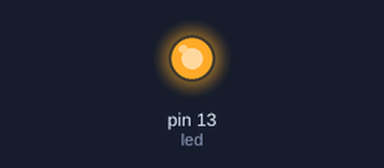
Recording of a sketch running on a simulated Arduino Uno, built with avr-gcc and run on an emulated ATmega328P. Shown: output pins drawn as LEDs (lit = HIGH).

Above: at 0.2 s.
At 24.0 s:
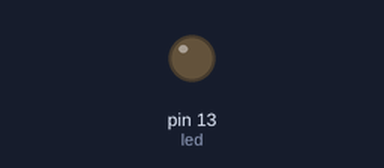
Timing chart, 0 to 32.5 s (numbered marks = the images above):
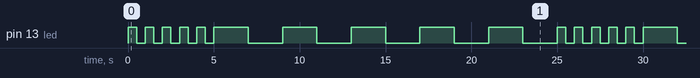

The sketch:

Alt_BLINK.ino
```cpp
int led = 13;
int i=0;

void setup() {
  pinMode(led, OUTPUT);
}

void loop()
{
  for (i=1;i<=5;i++)
  {
  digitalWrite(led, HIGH);
  delay(500);
  digitalWrite(led, LOW);
  delay(500);
  }
  for (i=1;i<=5;i++)
  {
  digitalWrite(led, HIGH);
  delay(2000);
  digitalWrite(led, LOW);
  delay(2000);
  }
}
```

Measured:
- by itself, pin 13 (led): repeats every 25.0 s: 4 × (LOW 0.50 s, HIGH 0.50 s), LOW 0.50 s, 5 × (HIGH 2.0 s, LOW 2.0 s), HIGH 0.50 s
- by itself, everything shown: repeats every 25.0 s, in 20 steps
